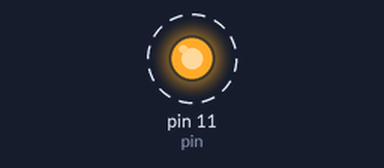
Bench run of a program on a simulated Raspberry Pi (header pin numbers). Parts: output pins drawn as LEDs (lit = HIGH). Dashed ring = blinking.

Above: at 0.5 s.
Timing chart, 0 to 4.6 s (numbered marks = the images above):
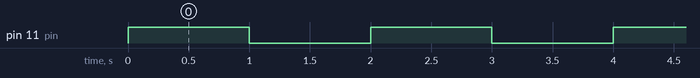

Measured:
- by itself, pin 11 (pin): alternates HIGH for 1.0 s and LOW for 1.0 s

The program:

led1.py
```python
import RPi.GPIO as GPIO
import time

pin = 11

GPIO.setmode(GPIO.BOARD)
GPIO.setup(pin, GPIO.OUT)

try:
	while True:
		GPIO.output(pin, GPIO.HIGH)
		time.sleep(1)
		GPIO.output(pin, GPIO.LOW)
		time.sleep(1)
except:
	print("programdan cikiliyor")
	GPIO.cleanup()
```
